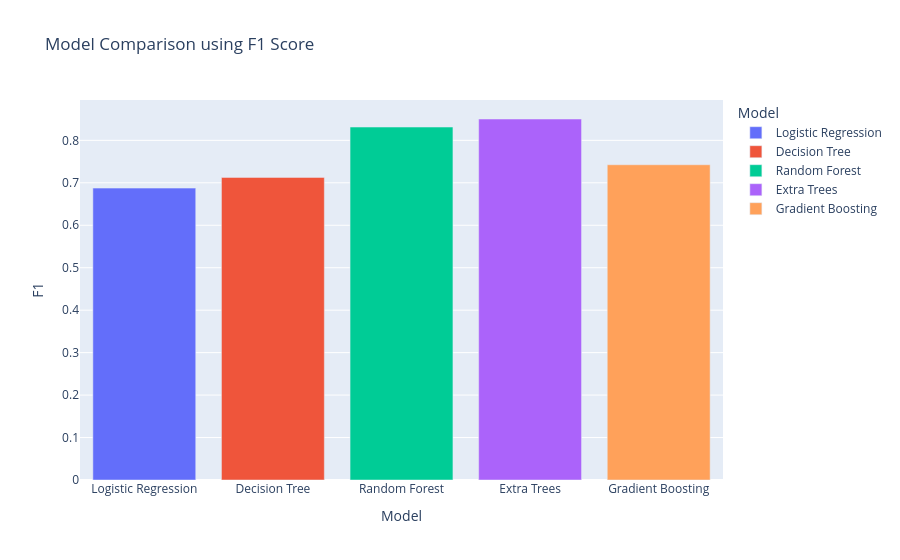

The notebook cell this image was saved under:
### Code cell
import plotly.express as px

fig = px.bar(

    results_df,

    x="Model",

    y="F1",

    color="Model",

    title="Model Comparison using F1 Score"

)

fig.show()

### Figure 1 — Plotly figure (JSON) as saved in the notebook; plotly's stock layout.template omitted (floating-point values rounded to 4 significant figures)
{"data": [{"hovertemplate": "Model=%{x}<br>F1=%{y}<extra></extra>", "legendgroup": "Logistic Regression", "marker": {"color": "#636efa", "pattern": {"shape": ""}}, "name": "Logistic Regression", "orientation": "v", "showlegend": true, "textposition": "auto", "type": "bar", "x": ["Logistic Regression"], "xaxis": "x", "y": [0.6875], "yaxis": "y"}, {"hovertemplate": "Model=%{x}<br>F1=%{y}<extra></extra>", "legendgroup": "Decision Tree", "marker": {"color": "#EF553B", "pattern": {"shape": ""}}, "name": "Decision Tree", "orientation": "v", "showlegend": true, "textposition": "auto", "type": "bar", "x": ["Decision Tree"], "xaxis": "x", "y": [0.7128], "yaxis": "y"}, {"hovertemplate": "Model=%{x}<br>F1=%{y}<extra></extra>", "legendgroup": "Random Forest", "marker": {"color": "#00cc96", "pattern": {"shape": ""}}, "name": "Random Forest", "orientation": "v", "showlegend": true, "textposition": "auto", "type": "bar", "x": ["Random Forest"], "xaxis": "x", "y": [0.8313], "yaxis": "y"}, {"hovertemplate": "Model=%{x}<br>F1=%{y}<extra></extra>", "legendgroup": "Extra Trees", "marker": {"color": "#ab63fa", "pattern": {"shape": ""}}, "name": "Extra Trees", "orientation": "v", "showlegend": true, "textposition": "auto", "type": "bar", "x": ["Extra Trees"], "xaxis": "x", "y": [0.8503], "yaxis": "y"}, {"hovertemplate": "Model=%{x}<br>F1=%{y}<extra></extra>", "legendgroup": "Gradient Boosting", "marker": {"color": "#FFA15A", "pattern": {"shape": ""}}, "name": "Gradient Boosting", "orientation": "v", "showlegend": true, "textposition": "auto", "type": "bar", "x": ["Gradient Boosting"], "xaxis": "x", "y": [0.7425], "yaxis": "y"}], "layout": {"barmode": "relative", "legend": {"title": {"text": "Model"}, "tracegroupgap": 0}, "title": {"text": "Model Comparison using F1 Score"}, "xaxis": {"anchor": "y", "categoryarray": ["Logistic Regression", "Decision Tree", "Random Forest", "Extra Trees", "Gradient Boosting"], "categoryorder": "array", "domain": [0, 1], "title": {"text": "Model"}}, "yaxis": {"anchor": "x", "domain": [0, 1], "title": {"text": "F1"}}}}
